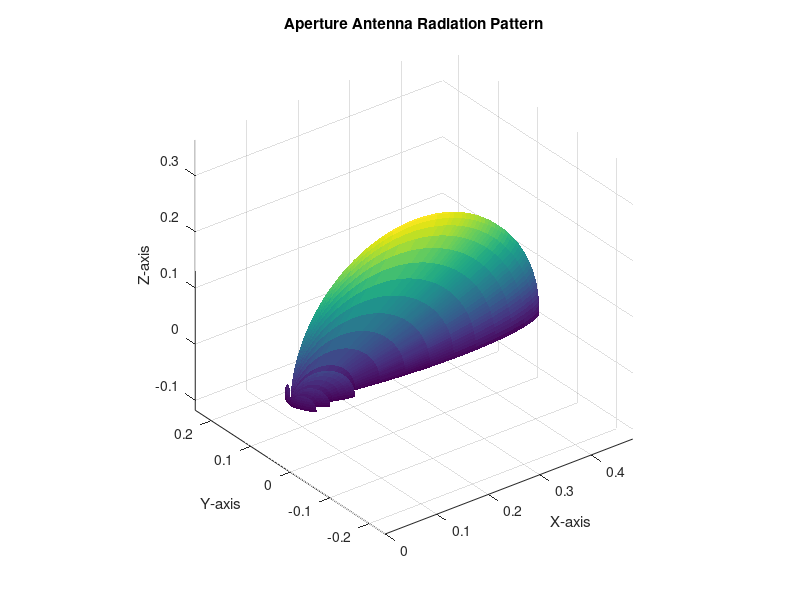

Write MATLAB code to recreate this figure.
% Aperture Antenna Radiation Pattern

% Define aperture antenna parameters
frequency = 2.4e9;      % Frequency in Hertz
apertureLength = 0.5;   % Length of the aperture
apertureWidth = 0.02;   % Width of the aperture

% Speed of light (m/s)
c = 3e8;

% Calculate wavelength
lambda = c / frequency;

% Azimuth and elevation angles
theta = linspace(-pi/2, pi/2, 180);  % Azimuth angles
phi = linspace(0, pi/2, 90);         % Elevation angles

% Calculate radiation pattern
[Theta, Phi] = meshgrid(theta, phi);

% Assuming a simple aperture field distribution (e.g., uniform)
apertureField = ones(size(Theta));

% Calculate the radiation pattern
radiationPattern = abs(sin((pi * apertureWidth * sin(Phi)) / lambda) .* sinc((apertureLength * sin(Theta)) / lambda));

% Convert spherical coordinates to Cartesian coordinates
x = radiationPattern .* sin(Phi) .* cos(Theta);
y = radiationPattern .* sin(Phi) .* sin(Theta);
z = radiationPattern .* cos(Phi);

% Plot the 3D radiation pattern
figure;
surf(x, y, z, 'EdgeColor', 'none');
title('Aperture Antenna Radiation Pattern');
xlabel('X-axis');
ylabel('Y-axis');
zlabel('Z-axis');
axis equal;